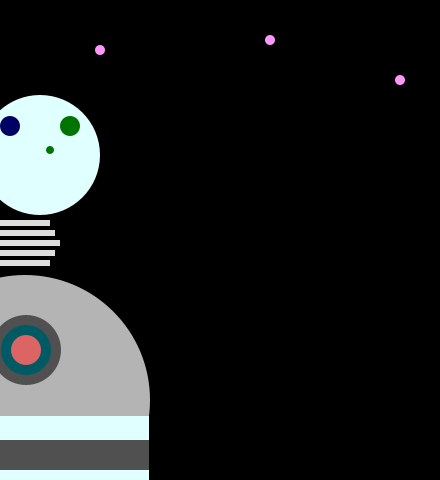
Frame 1 (no input)
Frame 60 (the mouse pressed at the canvas centre just before this capture): identical to frame 1, image omitted
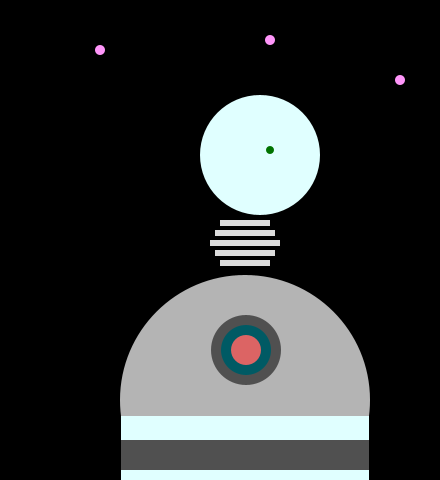
Frame 120 (the mouse held since frame 60 and released just before this capture)

The Processing sketch that drew these frames (run headless with seeded random() and noise(); from frame 60 on, the mouse is pressed at the canvas centre):

// Processing sketch: processing_57414
// ── processing_57414.pde

PImage space;
float easing = 0.04;

void setup() {
  size(440, 480);
  smooth();
}

void draw() {
  //mouse position
  background(0);
float x = mouseX;
float y = mouseY;
  //int targetX = mouseX;


  //adjusted colour values (0<= colour <= 255)
 // float colourX = X/400*255;
  //float colourY = y/600*255;
  //float colourZ = x*y/400/600*255;

  //mouse determined background colour
  //background(colourX, colourY, colourZ);


  // Head 
  noStroke();
  fill(224, 255, 255);                
  ellipse(x+40, 155, 120, 120);  // Head 
  fill(0, 115, 0);              //nose 
  ellipse(x+50, 150, 8, 8);    

//eyes
  if (mousePressed == true) {
    //mouse is down
    fill(0);
    fill(mouseX, mouseY, 100);
    //draw a blinked eye here
  } else {
    //mouse is up
    //draw the open eye
    ellipse(x+70, 126, 20, 20);    // left
    fill(mouseY, mouseX, 100);
    ellipse(x+10, 126, 20, 20);    // right 
    noFill();

    }

  //body
  fill(180);
  ellipse(x+25, 400, 250, 250);
  fill(80);
  ellipse(x+26, 350, 70, 70);
  fill(0, 90, 100);
  ellipse(x+26, 350, 50, 50);
  fill(220, 100, 100);
  ellipse(x+26, 350, 30, 30);
  fill(224, 255, 255);
  rect(x-99, 416, 248, 100);
  fill(80);
  rect(x-99, 440, 248, 30);
  
  // Neck 
  strokeWeight(3);
  fill(220);
  rect(x, 220, 50, 6);
  rect(x-5, 230, 60, 6);
  rect(x-10, 240, 70, 6);
  rect(x-5, 250, 60, 6);
  rect(x, 260, 50, 6);    
  
    // Antennae 
  fill(255, 150, 250);
  ellipse(100, 50, 10, 10);
  ellipse(270, 40, 10, 10);
  ellipse(400, 80, 10, 10);  

}
